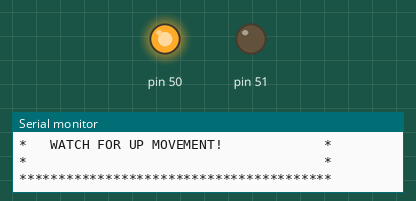
The sketch below on a simulated Arduino Mega 2560, built with avr-gcc and run on an emulated ATmega2560. Shown: output pins drawn as LEDs (lit = HIGH), the last lines printed to the serial monitor.

Above: at 5.2 s.
At 45.2 s:
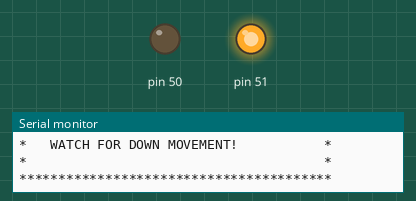
At 75.2 s:
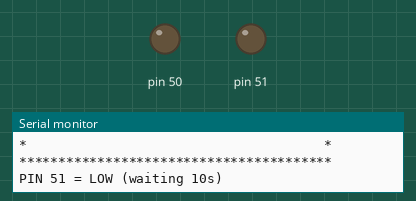
Timing chart, 0 to 101.7 s (numbered marks = the images above):
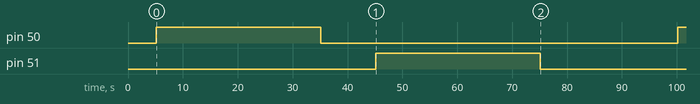

The sketch:

test_ultra_slow.ino
```cpp
/**
 * Arduino Mega #2 - Ultra Slow Test
 * Каждый тест 30 секунд с огромными надписями
 */

void setup() {
  Serial.begin(115200);
  delay(100);

  Serial.println("\n========================================");
  Serial.println("  ULTRA SLOW TEST - 30 SEC EACH");
  Serial.println("========================================\n");

  pinMode(50, OUTPUT);
  pinMode(51, OUTPUT);

  digitalWrite(50, LOW);
  digitalWrite(51, LOW);

  Serial.println("[INIT] Both pins LOW\n");
  delay(5000);
}

void loop() {
  Serial.println("\n\n");
  Serial.println("****************************************");
  Serial.println("*                                      *");
  Serial.println("*   TEST 1: PIN 50 = HIGH (30 SEC)    *");
  Serial.println("*   PIN 51 = LOW                       *");
  Serial.println("*   WATCH FOR UP MOVEMENT!             *");
  Serial.println("*                                      *");
  Serial.println("****************************************\n");
  digitalWrite(50, HIGH);
  digitalWrite(51, LOW);
  delay(30000);
  digitalWrite(50, LOW);
  Serial.println("\nPIN 50 = LOW (waiting 10s)\n\n");
  delay(10000);

  Serial.println("\n\n");
  Serial.println("****************************************");
  Serial.println("*                                      *");
  Serial.println("*   TEST 2: PIN 51 = HIGH (30 SEC)    *");
  Serial.println("*   PIN 50 = LOW                       *");
  Serial.println("*   WATCH FOR DOWN MOVEMENT!           *");
  Serial.println("*                                      *");
  Serial.println("****************************************\n");
  digitalWrite(50, LOW);
  digitalWrite(51, HIGH);
  delay(30000);
  digitalWrite(51, LOW);
  Serial.println("\nPIN 51 = LOW (waiting 10s)\n\n");
  delay(10000);

  Serial.println("\n\n");
  Serial.println("========================================");
  Serial.println("CYCLE COMPLETE!");
  Serial.println("Results:");
  Serial.println("- TEST 1 (PIN 50=HIGH): Did actuator go UP?");
  Serial.println("- TEST 2 (PIN 51=HIGH): Did actuator go DOWN?");
  Serial.println("========================================");
  Serial.println("\nRepeating in 15 seconds...\n\n");
  delay(15000);
}
```

Measured:
- by itself, pin 50: LOW → HIGH at 5.1 s, → LOW 30.0 s later, → HIGH 65.1 s later
- by itself, pin 51: LOW → HIGH at 45.1 s, → LOW 30.0 s later
